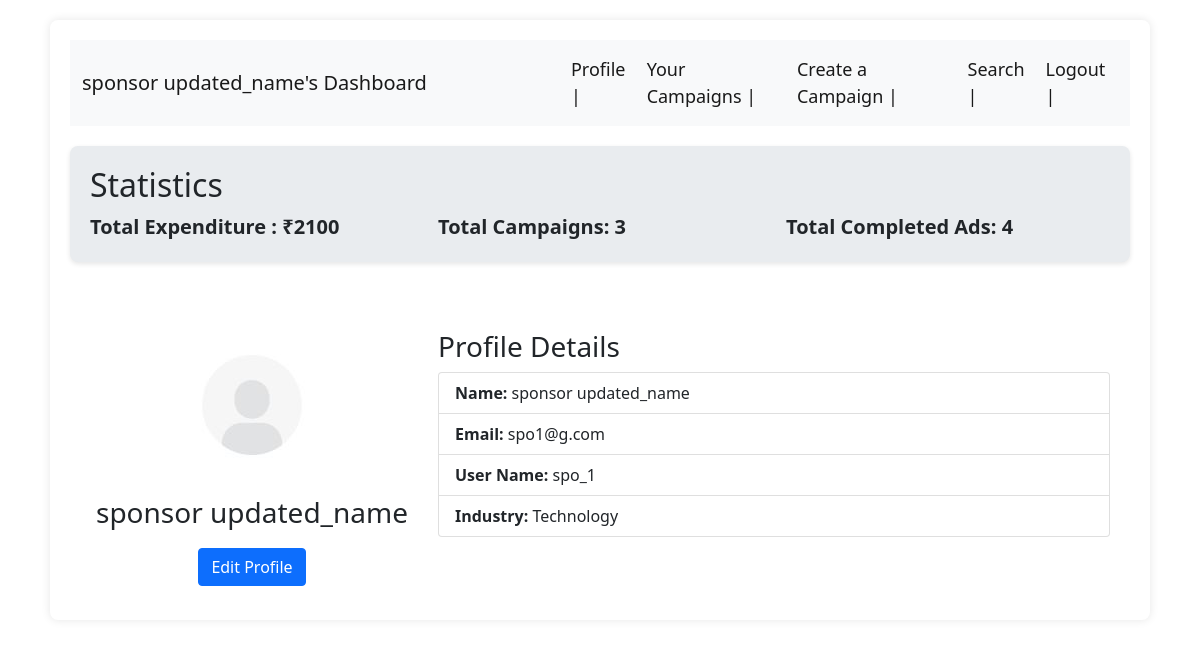
The page /sponsor/profile/3 on the database its author committed.
### backend/models.py (models this page shows)
class user_table(db.Model):
    __tablename__ = "user_table"
    id = db.Column(db.Integer, primary_key=True)
    email = db.Column(db.String, nullable=False)
    full_name = db.Column(db.String, nullable=False)
    user_name = db.Column(db.String, nullable=False)
    pwd = db.Column(db.String, nullable=False)
    role = db.Column(db.Integer, nullable=False)
    status = db.Column(db.Integer,nullable = False,default = 1)
    user_influencer = db.relationship("influencers", backref="user")
    user_sponsor = db.relationship("sponsors", backref="user")

class sponsors(db.Model):
    __tablename__ = "sponsors"
    id = db.Column(db.Integer, db.ForeignKey('user_table.id'), primary_key=True)
    industry = db.Column(db.String, nullable=False)
    budget = db.Column(db.Integer, nullable=False)

### backend/sponsor_controllers.py (the view)
@app.route("/sponsor/profile/<int:user_id>", methods=["GET", "POST"])
def sponsor_profile(user_id):
    user = user_table.query.filter_by(id=user_id).first()
    sponsor = sponsors.query.filter_by(id=user_id).first()
    sponsor_info = get_sponsor_info(user_id)
    total_expenditure = sponsor_total_expenditure(user_id)
    total_campaigns = sponsor_total_campaigns(user_id)
    total_ad_requests_completed = sponsor_total_ad_requests_completed(user_id)
    return render_template("sponsor_templates/sponsor-profile.html",sponsor_info = sponsor_info,id = user_id
                           ,total_expenditure = total_expenditure,total_campaigns = total_campaigns,
                           total_ads_completed = total_ad_requests_completed)

### backend/sponsor_controllers.py (called while the page is built)
def get_sponsor_info(user_id):
    user = user_table.query.filter_by(id=user_id).first() #user_table data
    sponsor = sponsors.query.filter_by(id=user_id).first() #sponsor table data
    user_info = {}
    user_info[user_id] = [user.email,user.full_name,user.user_name,user.pwd,user.role,user.status]
    user_info[user_id].append(sponsor.industry)
    user_info[user_id].append(sponsor.budget)
    return dict(user_info)

def sponsor_total_campaigns(sponsor_id):
    return campaigns.query.filter_by(sponsor_id=sponsor_id).count()

def sponsor_total_expenditure(sponsor_id):
    ad_requests = adRequests.query.filter_by(sponsor_id=sponsor_id).all()
    total = 0
    for ad_request in ad_requests:
        if ad_request.status == 1:
            total = ad_request.payment_amount + total
    return total

def sponsor_total_ad_requests_completed(sponsor_id):
    return adRequests.query.filter_by(sponsor_id=sponsor_id,status=1).count()

### templates/sponsor_templates/sponsor-profile.html (shortened to what this page needs)
<!DOCTYPE html>
<html lang="en">
<head>
    <link href="https://cdn.jsdelivr.net/npm/bootstrap@5.0.2/dist/css/bootstrap.min.css" rel="stylesheet">
</head>
<body>
    <div class="container">
        <div class="panel">
            <nav class="navbar navbar-expand-lg navbar-light bg-light">
                <div class="container-fluid">
                    <a class="navbar-brand" style="font-size:20px;" href="#">{{ sponsor_info[id][1] }}'s Dashboard</strong></a>
                    <div class="collapse navbar-collapse" id="navbarNavDropdown">
                        <ul class="navbar-nav" style="font-size:18px;">
                            <li class="nav-item" style="margin-left: 120px">
                                <a class="nav-link active" aria-current="page" href="/sponsor/profile/{{id}}">Profile |</a>
                            </li>
                            <li class="nav-item">
                                <a class="nav-link active" aria-current="page" href="/sponsor/campaigns/{{id}}">Your Campaigns |</a>
                            </li>
                            <li class="nav-item">
                                <a class="nav-link active" aria-current="page" href="/sponsor/new_campaign/{{id}}">Create a Campaign |</a>
                            </li>
                            <li class="nav-item">
                                <a class="nav-link active" aria-current="page" href="/sponsor/search/{{id}}">Search |</a>
                            </li>
                            <li class="nav-item">
                                <a class="nav-link active" aria-current="page" href="/login">Logout |</a>
                            </li>
                        </ul>
                    </div>
                </div>
            </nav>
            <div class="statistics">
                <h2>Statistics</h2>
                <div class="row">
                    <div class="col">
                        <p>Total Expenditure : <strong>&#8377;{{ total_expenditure }}</strong></p>
                    </div>
                    <div class="col">
                        <p>Total Campaigns: <strong>{{ total_campaigns }}</strong></p>
                    </div>
                    <div class="col">
                        <p>Total Completed Ads: <strong>{{ total_ads_completed }}</strong></p>
                    </div>
                </div>
              </div>
            <div class="container mt-5">
                <div class="row">
                    <div class="col-md-4 text-center">
                        <img src="/static/profile-image.jpg" alt="Profile Photo" class="img-fluid rounded-circle">
                        <h3 class="mt-3">{{ sponsor_info[id][1] }}</h3>
                        <button type="button" class="btn btn-primary"
                        style = "margin-top : 10px"
                        data-bs-toggle="modal" data-bs-target="#editProfileModal" data-val="{{ sponsor_info[id][1] }}#{{ sponsor_info[id][0] }}#{{ sponsor_info[id][2] }}#{{ sponsor_info[id][6] }}#{{ sponsor_info[id][3]}}">
                            Edit Profile
                        </button>
                    </div>
                    <div class="col-md-8">
                        <h3>Profile Details</h3>
                        <ul class="list-group">
                            <li class="list-group-item"><strong>Name:</strong> {{ sponsor_info[id][1] }}</li>
                            <li class="list-group-item"><strong>Email:</strong> {{ sponsor_info[id][0] }}</li>
                            <li class="list-group-item"><strong>User Name:</strong> {{ sponsor_info[id][2] }}</li>
                            <li class="list-group-item"><strong>Industry:</strong> {{ sponsor_info[id][6] }}</li>
                        </ul>
                    </div>
                </div>
            </div>
        </div>
    </div>
</body>
</html>

### templates/sponsor_templates/sponsor-profile.html (style rules this page uses)
.container { padding: 20px; }
.panel { background: white; border-radius: 8px; box-shadow: 0 0 10px rgba(0, 0, 0, 0.1); padding: 20px; height: 600px; }
.statistics { background-color: #e9ecef; padding: 20px; border-radius: 8px; box-shadow: 0 2px 5px rgba(0, 0, 0, 0.1); margin-top: 20px; }
.statistics p { font-size: 1.25rem; font-weight: bold; margin: 0; }

### rows shown on the page
user_table: full_name "sponsor updated_name", email "spo1@g.com", user_name "spo_1"
sponsors: industry "Technology"

### other values the page prints
{{ total_expenditure }} "2100"
{{ total_campaigns }} "3"
{{ total_ads_completed }} "4"
